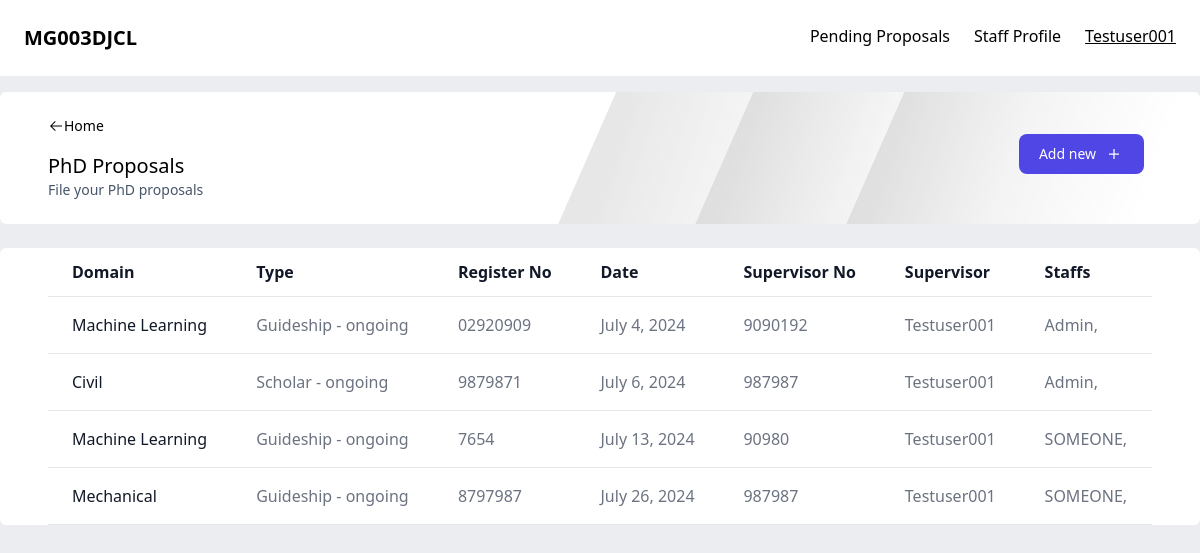
/phd/ (signed in), run on the app's committed database.
### authentication/models.py (models this page shows)
class staff(AbstractUser):
    dept = models.ForeignKey(department, on_delete=models.CASCADE)
    designation = models.CharField(max_length=20)
    phone = models.CharField(max_length=20)
    designation = models.CharField(max_length=20)
    def __str__(self):
        return self.username

### central/models.py (models this page shows, shortened)
class phd(models.Model):
    choices = (
        ['Guideship - ongoing', 'Guideship - ongoing'],
        ['Guideship - completed', 'Guideship - completed'],
        ['Ongoing Scholar', 'Ongoing Scholar'],
        ['Completed Scholar', 'Completed Scholar'],
        )
    type = models.CharField(max_length=50, choices=choices)
    domain = models.CharField(max_length=50)
    registerno = models.CharField(max_length=50, unique=True)    #Inquire about where to put unique constraint
    date = models.DateField()
    supervisorno = models.CharField(max_length=50)
    supervisor = models.ForeignKey(staff, on_delete=models.SET_NULL, related_name='supervisor', null=True)
    staffs = models.ManyToManyField(staff)
    department = models.ForeignKey(department, on_delete=models.SET_NULL, null=True)

### central/views.py (the view)
# urls.py: path('phd/', ctv.phd),
@login_required(login_url='/signin')
def phd(request):
    obj = _phd.objects.filter(Q(supervisor=request.user) | Q(staffs=request.user)).distinct()
    return render(request, 'central/phd.html', {'objects': obj})

### central/templates/central/phd.html (shortened to what this page needs)
{% extends 'central/publication.html' %}
{% block header %}
    <p class="text-xl font-medium mt-4">PhD Proposals</p>
    <p class="text-sm text-slate-600">File your PhD proposals</p>
{% endblock %}
{% block addurl %}
     /phdapplication
{% endblock %}
{% block content %}
<table class=" text-left min-h-full text-gray-500 bg-white dark:text-gray-400 rounded-md overflow-x-auto w-full">
    <thead class="border-b text-gray-900 dark:text-gray-400">
        <tr>
            <th scope="col" class="px-6 py-3">
                Domain
            </th>
            <th scope="col" class="px-6 py-3">
                Type
            </th>
            <th scope="col" class="px-6 py-3">
                Register No
            </th>
            <th scope="col" class="px-6 py-3">
                Date
            </th>
            <th scope="col" class="px-6 py-3">
                Supervisor No
            </th>
            <th scope="col" class="px-6 py-3">
                Supervisor
            </th>
            <th scope="col" class="px-6 py-3">
                Staffs
            </th>
        </tr>
    </thead>
    <tbody>
        {% for object in objects %}
        <tr class="border-b">
            <td scope="row" class="hover:underline px-6 py-4 font-medium text-gray-900 whitespace-nowrap">
                <a href="">
                {{object.domain}}
                </a>
            </td>
            <td scope="row" class="px-6 py-4">
                <a href="">
                {{object.type}}
                </a>
            </td>
            <td class="px-6 py-4">
                {{object.registerno}}
            </td>
            <td class="px-6 py-4">
                {{object.date}}
            </td>
            <td class="px-6 py-4">
                {{object.supervisorno}}
            </td>
            <td class="px-6 py-4">
                {{object.supervisor}}
            </td>
            <td class="px-6 py-4">
                {% for staff in object.staffs.all %}
                    {{staff}},
                {% endfor %}
            </td>
        </tr>
        {% endfor %}
    </tbody>
    </table>
{% endblock %}

### central/templates/central/nav.html (shortened to what this page needs)
<nav class="flex justify-between p-6 bg-white">
    <div>
         <p class="text-xl font-bold">MG003DJCL</p>
    </div>
    <div class="gap-6 hidden lg:flex">
         <a href="#">Pending Proposals</a>
         <a href="#">Staff Profile</a>
         <p class="font-medium underline">{{request.user}}</p>
    </div>
 </nav>

### data on the page
staff: user "Testuser001"
phd: domain "Machine Learning", type "Guideship - ongoing", registerno "02920909", date "July 4, 2024", supervisorno "9090192", supervisor "Testuser001"
staff: username "Admin"
phd: domain "Civil", type "Scholar - ongoing", registerno "9879871", date "July 6, 2024", supervisorno "987987", supervisor "Testuser001"
phd: domain "Machine Learning", type "Guideship - ongoing", registerno "7654", date "July 13, 2024", supervisorno "90980", supervisor "Testuser001"
staff: username "SOMEONE"
phd: domain "Mechanical", type "Guideship - ongoing", registerno "8797987", date "July 26, 2024", supervisorno "987987", supervisor "Testuser001"
